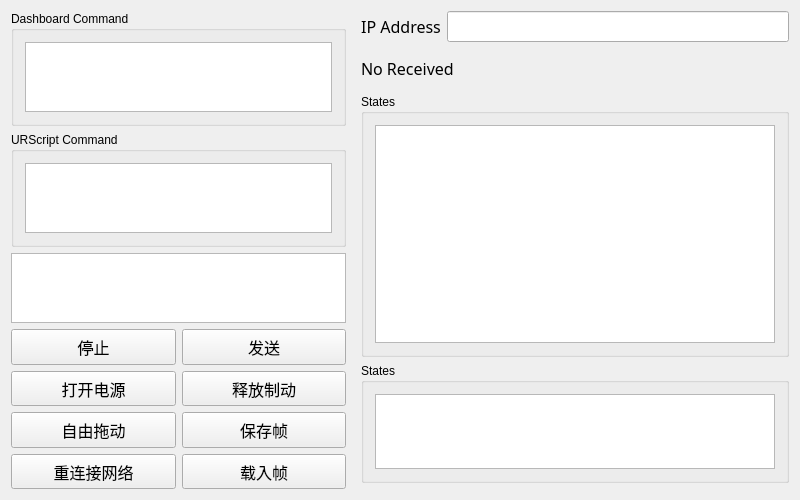
<?xml version="1.0" encoding="UTF-8"?>
<ui version="4.0">
 <class>RobotControllerDialog</class>
 <widget class="QWidget" name="RobotControllerDialog">
  <property name="geometry">
   <rect>
    <x>0</x>
    <y>0</y>
    <width>800</width>
    <height>500</height>
   </rect>
  </property>
  <property name="sizePolicy">
   <sizepolicy hsizetype="Minimum" vsizetype="Minimum">
    <horstretch>0</horstretch>
    <verstretch>0</verstretch>
   </sizepolicy>
  </property>
  <property name="minimumSize">
   <size>
    <width>800</width>
    <height>500</height>
   </size>
  </property>
  <property name="windowTitle">
   <string>机械臂控制</string>
  </property>
  <layout class="QHBoxLayout" name="horizontalLayout_4">
   <property name="spacing">
    <number>15</number>
   </property>
   <item>
    <layout class="QVBoxLayout" name="verticalLayout_2">
     <item>
      <widget class="QGroupBox" name="groupBox_2">
       <property name="title">
        <string>Dashboard Command</string>
       </property>
       <layout class="QHBoxLayout" name="horizontalLayout_2">
        <item>
         <widget class="QPlainTextEdit" name="dashboardEdit"/>
        </item>
       </layout>
      </widget>
     </item>
     <item>
      <widget class="QGroupBox" name="groupBox">
       <property name="title">
        <string>URScript Command</string>
       </property>
       <layout class="QHBoxLayout" name="horizontalLayout">
        <item>
         <widget class="QPlainTextEdit" name="commandEdit"/>
        </item>
       </layout>
      </widget>
     </item>
     <item>
      <widget class="QPlainTextEdit" name="plainTextEdit"/>
     </item>
     <item>
      <layout class="QGridLayout" name="gridLayout" rowminimumheight="60,60,60,60">
       <item row="0" column="0">
        <widget class="QPushButton" name="stopButton">
         <property name="sizePolicy">
          <sizepolicy hsizetype="Preferred" vsizetype="Preferred">
           <horstretch>0</horstretch>
           <verstretch>0</verstretch>
          </sizepolicy>
         </property>
         <property name="font">
          <font>
           <family>宋体</family>
           <pointsize>12</pointsize>
          </font>
         </property>
         <property name="text">
          <string>停止</string>
         </property>
        </widget>
       </item>
       <item row="0" column="1">
        <widget class="QPushButton" name="sendButton">
         <property name="sizePolicy">
          <sizepolicy hsizetype="Preferred" vsizetype="Preferred">
           <horstretch>0</horstretch>
           <verstretch>0</verstretch>
          </sizepolicy>
         </property>
         <property name="font">
          <font>
           <family>宋体</family>
           <pointsize>12</pointsize>
          </font>
         </property>
         <property name="text">
          <string>发送</string>
         </property>
        </widget>
       </item>
       <item row="1" column="0">
        <widget class="QPushButton" name="PowerOnButton">
         <property name="sizePolicy">
          <sizepolicy hsizetype="Preferred" vsizetype="Preferred">
           <horstretch>0</horstretch>
           <verstretch>0</verstretch>
          </sizepolicy>
         </property>
         <property name="font">
          <font>
           <family>宋体</family>
           <pointsize>12</pointsize>
           <weight>50</weight>
           <bold>false</bold>
          </font>
         </property>
         <property name="text">
          <string>打开电源</string>
         </property>
        </widget>
       </item>
       <item row="1" column="1">
        <widget class="QPushButton" name="releaseButton">
         <property name="sizePolicy">
          <sizepolicy hsizetype="Preferred" vsizetype="Preferred">
           <horstretch>0</horstretch>
           <verstretch>0</verstretch>
          </sizepolicy>
         </property>
         <property name="font">
          <font>
           <family>宋体</family>
           <pointsize>12</pointsize>
          </font>
         </property>
         <property name="text">
          <string>释放制动</string>
         </property>
        </widget>
       </item>
       <item row="2" column="0">
        <widget class="QPushButton" name="freeButton">
         <property name="sizePolicy">
          <sizepolicy hsizetype="Preferred" vsizetype="Preferred">
           <horstretch>0</horstretch>
           <verstretch>0</verstretch>
          </sizepolicy>
         </property>
         <property name="font">
          <font>
           <family>宋体</family>
           <pointsize>12</pointsize>
           <weight>50</weight>
           <bold>false</bold>
          </font>
         </property>
         <property name="text">
          <string>自由拖动</string>
         </property>
        </widget>
       </item>
       <item row="2" column="1">
        <widget class="QPushButton" name="saveButton">
         <property name="sizePolicy">
          <sizepolicy hsizetype="Preferred" vsizetype="Preferred">
           <horstretch>0</horstretch>
           <verstretch>0</verstretch>
          </sizepolicy>
         </property>
         <property name="font">
          <font>
           <family>宋体</family>
           <pointsize>12</pointsize>
          </font>
         </property>
         <property name="text">
          <string>保存帧</string>
         </property>
        </widget>
       </item>
       <item row="3" column="0">
        <widget class="QPushButton" name="reconnButton">
         <property name="sizePolicy">
          <sizepolicy hsizetype="Preferred" vsizetype="Preferred">
           <horstretch>0</horstretch>
           <verstretch>0</verstretch>
          </sizepolicy>
         </property>
         <property name="font">
          <font>
           <family>宋体</family>
           <pointsize>12</pointsize>
           <weight>50</weight>
           <bold>false</bold>
          </font>
         </property>
         <property name="text">
          <string>重连接网络</string>
         </property>
        </widget>
       </item>
       <item row="3" column="1">
        <widget class="QPushButton" name="loadButton">
         <property name="sizePolicy">
          <sizepolicy hsizetype="Preferred" vsizetype="Preferred">
           <horstretch>0</horstretch>
           <verstretch>0</verstretch>
          </sizepolicy>
         </property>
         <property name="font">
          <font>
           <family>宋体</family>
           <pointsize>12</pointsize>
           <weight>50</weight>
           <bold>false</bold>
          </font>
         </property>
         <property name="text">
          <string>载入帧</string>
         </property>
        </widget>
       </item>
      </layout>
     </item>
    </layout>
   </item>
   <item>
    <layout class="QVBoxLayout" name="verticalLayout_3">
     <item>
      <layout class="QHBoxLayout" name="horizontalLayout_3">
       <item>
        <widget class="QLabel" name="IPLabel">
         <property name="font">
          <font>
           <family>宋体</family>
           <pointsize>12</pointsize>
          </font>
         </property>
         <property name="text">
          <string>IP Address</string>
         </property>
         <property name="alignment">
          <set>Qt::AlignCenter</set>
         </property>
         <property name="margin">
          <number>2</number>
         </property>
        </widget>
       </item>
       <item>
        <widget class="QLineEdit" name="IPEdit">
         <property name="font">
          <font>
           <family>宋体</family>
           <pointsize>12</pointsize>
          </font>
         </property>
        </widget>
       </item>
      </layout>
     </item>
     <item>
      <widget class="QLabel" name="fpsLabel">
       <property name="minimumSize">
        <size>
         <width>0</width>
         <height>40</height>
        </size>
       </property>
       <property name="font">
        <font>
         <family>宋体</family>
         <pointsize>12</pointsize>
        </font>
       </property>
       <property name="text">
        <string>No Received</string>
       </property>
      </widget>
     </item>
     <item>
      <widget class="QGroupBox" name="groupBox_3">
       <property name="sizePolicy">
        <sizepolicy hsizetype="Preferred" vsizetype="Expanding">
         <horstretch>0</horstretch>
         <verstretch>0</verstretch>
        </sizepolicy>
       </property>
       <property name="title">
        <string>States</string>
       </property>
       <layout class="QHBoxLayout" name="horizontalLayout_5">
        <item>
         <widget class="QPlainTextEdit" name="statesDisp">
          <property name="minimumSize">
           <size>
            <width>400</width>
            <height>0</height>
           </size>
          </property>
         </widget>
        </item>
       </layout>
      </widget>
     </item>
     <item>
      <widget class="QGroupBox" name="groupBox_4">
       <property name="minimumSize">
        <size>
         <width>0</width>
         <height>80</height>
        </size>
       </property>
       <property name="maximumSize">
        <size>
         <width>16777215</width>
         <height>120</height>
        </size>
       </property>
       <property name="title">
        <string>States</string>
       </property>
       <layout class="QHBoxLayout" name="horizontalLayout_6">
        <item>
         <widget class="QPlainTextEdit" name="statesDispSingle"/>
        </item>
       </layout>
      </widget>
     </item>
     <item>
      <widget class="QWidget" name="widget" native="true"/>
     </item>
    </layout>
   </item>
  </layout>
 </widget>
 <layoutdefault spacing="6" margin="11"/>
 <resources/>
 <connections>
  <connection>
   <sender>stopButton</sender>
   <signal>clicked()</signal>
   <receiver>RobotControllerDialog</receiver>
   <slot>stop()</slot>
   <hints>
    <hint type="sourcelabel">
     <x>105</x>
     <y>335</y>
    </hint>
    <hint type="destinationlabel">
     <x>204</x>
     <y>304</y>
    </hint>
   </hints>
  </connection>
  <connection>
   <sender>sendButton</sender>
   <signal>clicked()</signal>
   <receiver>RobotControllerDialog</receiver>
   <slot>rawcommand_send()</slot>
   <hints>
    <hint type="sourcelabel">
     <x>303</x>
     <y>335</y>
    </hint>
    <hint type="destinationlabel">
     <x>204</x>
     <y>304</y>
    </hint>
   </hints>
  </connection>
  <connection>
   <sender>releaseButton</sender>
   <signal>clicked()</signal>
   <receiver>RobotControllerDialog</receiver>
   <slot>releaseBreak()</slot>
   <hints>
    <hint type="sourcelabel">
     <x>371</x>
     <y>587</y>
    </hint>
    <hint type="destinationlabel">
     <x>249</x>
     <y>349</y>
    </hint>
   </hints>
  </connection>
  <connection>
   <sender>PowerOnButton</sender>
   <signal>clicked()</signal>
   <receiver>RobotControllerDialog</receiver>
   <slot>poweron()</slot>
   <hints>
    <hint type="sourcelabel">
     <x>128</x>
     <y>587</y>
    </hint>
    <hint type="destinationlabel">
     <x>249</x>
     <y>349</y>
    </hint>
   </hints>
  </connection>
  <connection>
   <sender>freeButton</sender>
   <signal>clicked()</signal>
   <receiver>RobotControllerDialog</receiver>
   <slot>freeDrive()</slot>
   <hints>
    <hint type="sourcelabel">
     <x>94</x>
     <y>421</y>
    </hint>
    <hint type="destinationlabel">
     <x>399</x>
     <y>249</y>
    </hint>
   </hints>
  </connection>
  <connection>
   <sender>saveButton</sender>
   <signal>clicked()</signal>
   <receiver>RobotControllerDialog</receiver>
   <slot>saveFrame()</slot>
   <hints>
    <hint type="sourcelabel">
     <x>268</x>
     <y>421</y>
    </hint>
    <hint type="destinationlabel">
     <x>399</x>
     <y>249</y>
    </hint>
   </hints>
  </connection>
  <connection>
   <sender>reconnButton</sender>
   <signal>clicked()</signal>
   <receiver>RobotControllerDialog</receiver>
   <slot>reconnect()</slot>
   <hints>
    <hint type="sourcelabel">
     <x>94</x>
     <y>468</y>
    </hint>
    <hint type="destinationlabel">
     <x>399</x>
     <y>249</y>
    </hint>
   </hints>
  </connection>
  <connection>
   <sender>loadButton</sender>
   <signal>clicked()</signal>
   <receiver>RobotControllerDialog</receiver>
   <slot>loadFrame()</slot>
   <hints>
    <hint type="sourcelabel">
     <x>268</x>
     <y>468</y>
    </hint>
    <hint type="destinationlabel">
     <x>399</x>
     <y>249</y>
    </hint>
   </hints>
  </connection>
 </connections>
</ui>
